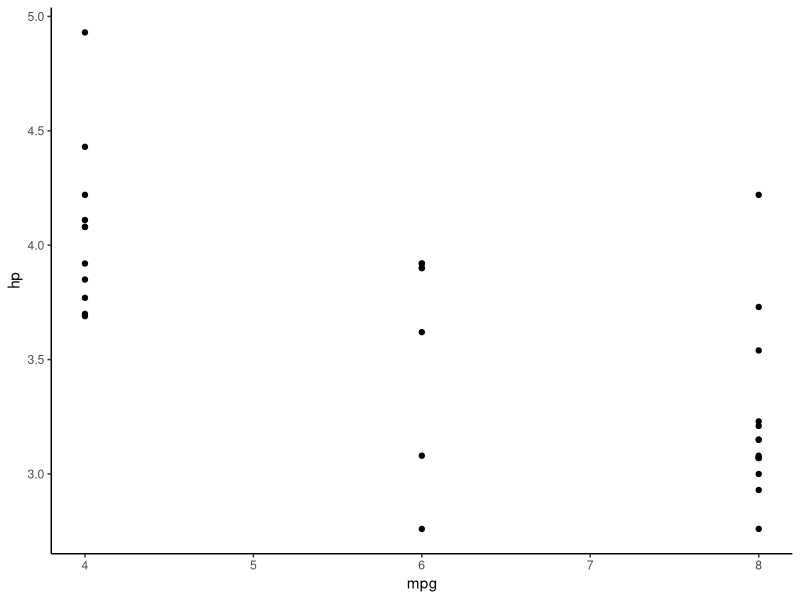

Recreate this plot in R.
# veriyi r enviromenta veri başlığı ile ekle
veri <-mtcars

# veri başlıklarını yazdır
names(veri)

# veri başlıklarını değiştir
names(veri) <- c("araba","mpg","silindir","displacement","hp","drat","wt",
                 "qsec","vs","am","gear")

# veri görselleştirme
library(ggplot2)

ggplot(veri,aes(x=mpg,y=hp)) +
geom_point() +
theme_classic()     

